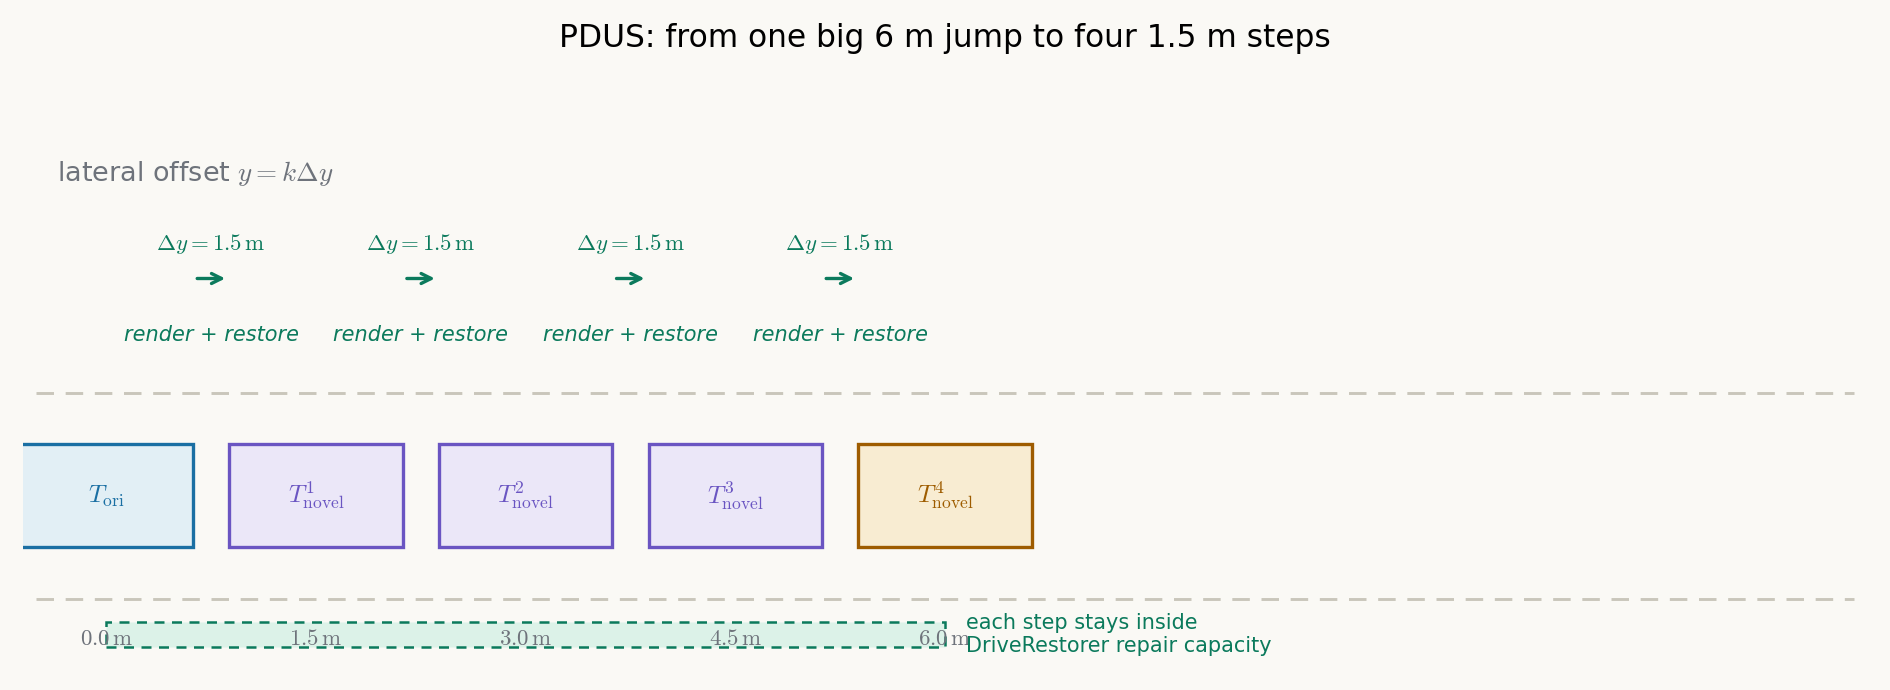

Write Python code to recreate this figure.
# -*- coding: utf-8 -*-
"""Fig A: PDUS progressive trajectory expansion.
Same quantity (lateral offset) shown as transformation: training distribution
starts at original trajectory, each update expands by stride Dy; DriveRestorer
only has to repair artifacts within one stride each round.
"""
import matplotlib
matplotlib.use("Agg")
import matplotlib.pyplot as plt
from matplotlib.patches import FancyArrowPatch
import numpy as np

plt.rcParams.update({
    "font.family": "sans-serif", "font.sans-serif": ["DejaVu Sans"],
    "mathtext.fontset": "cm",
})
C_IN, C_IN_FILL = "#1a6fa3", "#e2eff5"
C_OUT, C_OUT_FILL = "#9e5c00", "#f8ecd2"
C_OP, C_OP_FILL = "#0b7a5c", "#dcf2e8"
C_ALT, C_ALT_FILL = "#6a55c2", "#ebe7f8"
C_WIRE = "#6e737b"
C_LOSS, C_LOSS_FILL = "#b34a06", "#f9e3d6"

fig, ax = plt.subplots(figsize=(12.6, 4.6))
ax.set_xlim(-0.6, 12.6); ax.set_ylim(-1.5, 3.6); ax.axis("off")

DY = 1.5
xs = [0, DY, 2 * DY, 3 * DY, 4 * DY]  # k = 0..4 updates, y = k*Dy
lane_ys = [0.9, -0.9]
for ly in lane_ys:
    ax.plot([-0.5, 12.5], [ly, ly], color="#c9c6bb", lw=1.4, ls=(0, (6, 4)))
for i, x in enumerate(xs):
    # ego trajectory arrow at this lateral offset
    c = C_IN if i == 0 else (C_ALT if i < 4 else C_OUT)
    cf = C_IN_FILL if i == 0 else (C_ALT_FILL if i < 4 else C_OUT_FILL)
    box = plt.Rectangle((x - 0.62, -0.45), 1.24, 0.9, facecolor=cf,
                        edgecolor=c, lw=1.6, zorder=3)
    ax.add_patch(box)
    ax.text(x, 0.0, f"$T^{{{i}}}_{{\\mathrm{{novel}}}}$" if i else "$T_{\\mathrm{ori}}$",
            ha="center", va="center", fontsize=12, color=c, zorder=4)
    label = f"${i * DY:.1f}\\,\\mathrm{{m}}$"
    ax.text(x, -1.15, label, ha="center", va="top", fontsize=11, color=C_WIRE)
    if i < 4:
        ax.annotate("", xy=(x + DY - 0.62, 1.9), xytext=(x + 0.62, 1.9),
                    arrowprops=dict(arrowstyle="->", color=C_OP, lw=1.6,
                                    mutation_scale=12))
        ax.text(x + DY / 2, 2.15, f"$\\Delta y = {DY}\\,\\mathrm{{m}}$",
                ha="center", fontsize=11, color=C_OP)
        ax.text(x + DY / 2, 1.35, "render + restore", ha="center", fontsize=10,
                color=C_OP, style="italic")
ax.text(-0.35, 2.75, "lateral offset $y = k\\Delta y$", fontsize=13, color=C_WIRE)
ax.text(6.0, -1.15 - 0.0, "", fontsize=1)
# restoration capacity band
band = plt.Rectangle((xs[0], -1.32), xs[-1] - xs[0], 0.22,
                     facecolor=C_OP_FILL, edgecolor=C_OP, lw=1.2, ls=(0, (4, 3)))
ax.add_patch(band)
ax.text(xs[-1] + 0.15, -1.21, "each step stays inside\nDriveRestorer repair capacity",
        fontsize=10, color=C_OP, va="center")

ax.set_title("PDUS: from one big 6 m jump to four 1.5 m steps", fontsize=15, pad=18)
fig.tight_layout()
fig.savefig("/home/hatch/workspace/your_files/paper-xray-40/world-model-driving/recondreamer-xray/fig-pdus.png",
            dpi=150, facecolor="#faf9f5")
print("ok")
